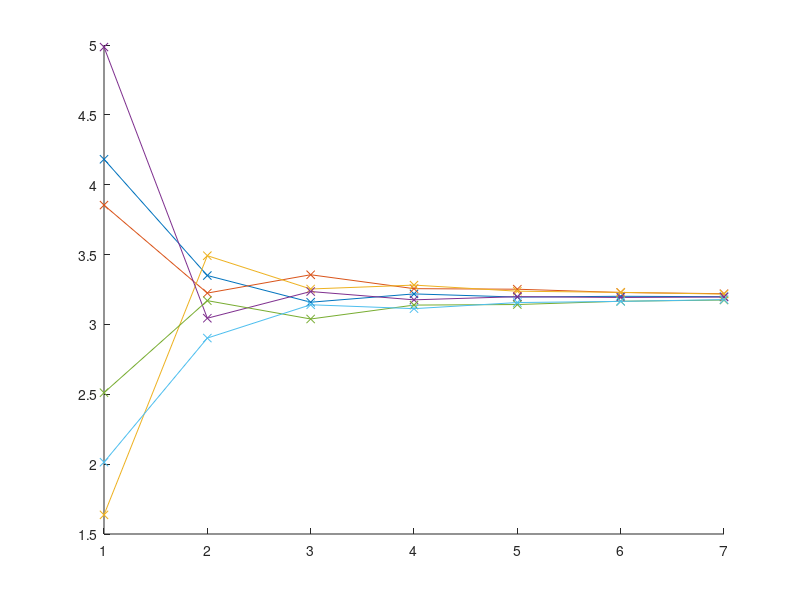

Here is the MATLAB script that generated this plot: (Note: this script raises an error after producing the figure.)
clc; clear;

% initializing initial sensor readings randomly
x0 = rand(6,1,'double')*10;

% definign the margin after which we consider convergence to be reached
convergence_margin = 0.01*min(x0);

% setting graph configuration to : 'A', 'B', 'C', 'D'
graph_configuration = 'A';

x_evolution = x0;

%%  averaging algorithm
switch graph_configuration
    case 'A'
       A = [[1/3, 1/3, 0, 0, 0, 1/3];
      [1/3, 1/3, 1/3, 0, 0, 0];
      [0, 1/3, 1/3, 1/3, 0, 0];
      [0, 0, 1/3, 1/3, 1/3, 0];
      [0, 0, 0, 1/3, 1/3, 1/3];
      [1/3, 0, 0, 0, 1/3 , 1/3]];

    case 'B'
       A = [[1/6, 1/6, 1/6, 1/6, 1/6, 1/6];
      [1/6, 1/6, 1/6, 1/6, 1/6, 1/6];
      [1/6, 1/6, 1/6, 1/6, 1/6, 1/6];
      [1/6, 1/6, 1/6, 1/6, 1/6, 1/6];
      [1/6, 1/6, 1/6, 1/6, 1/6, 1/6];
      [1/6, 1/6, 1/6, 1/6, 1/6, 1/6]];

    case 'C'
       A = [[1/6, 1/6, 1/6, 1/6, 1/6, 1/6];
      [1/2, 1/2, 0, 0, 0, 0];
      [1/2, 0, 1/2, 0, 0, 0];
      [1/2, 0, 0, 1/2, 0, 0];
      [1/2, 0, 0, 0, 1/2, 0];
      [1/2, 0, 0, 0, 0, 1/2]];

    case 'D'
      A = [[1/3, 0, 0, 0, 1/3, 1/3];
      [0, 1/2, 1/2, 0, 0, 0];
      [0, 1/3, 1/3, 1/3, 0, 0];
      [0, 0, 1/2, 1/2, 0, 0];
      [1/3, 0, 0, 0, 1/3, 1/3];
      [1/3, 0, 0, 0, 1/3, 1/3]];
end

%% calculating the evolution of states
while 1
      x_evolution = [x_evolution, A*x_evolution(:, end)]; 

      % checking convergence
      if max(abs(x_evolution(:,end)-x_evolution(:,end-1))) < convergence_margin
        break
      end
end

%% plotting the evolution of states
hold on
plot(x_evolution', 'x-');
yline(mean(x0), ':', "Average",'LineWidth',3)
grid on;
title(strcat('Evolution of Node Measurements for Graph  ', graph_configuration))
xlabel('iteration step')
ylabel('Node Value')
legend('Node1', 'Node2', 'Node3', 'Node4', 'Node5', 'Node6' )
